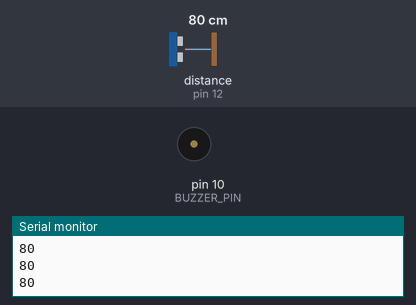
Bench run of a sketch on a simulated Arduino Uno, built with avr-gcc and run on an emulated ATmega328P. Parts: buzzer (waves = sounding), the last lines printed to the serial monitor. The test bench sets the inputs (shaded band); at power-on: distance to the obstacle (sensor on pin 12) 80 cm. The echo pulse lasts 58.3 µs per cm.

Above: at 2.2 s.
2.3 s: distance to the obstacle (sensor on pin 12) set to 53 cm
3.8 s: distance to the obstacle (sensor on pin 12) set to 47 cm
At 5.0 s:
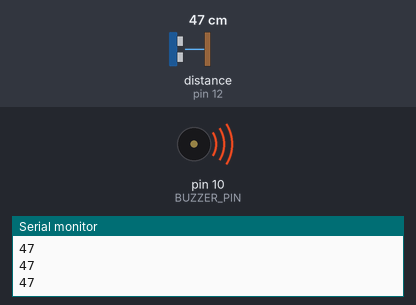
5.3 s: distance to the obstacle (sensor on pin 12) set to 7 cm
6.8 s: distance to the obstacle (sensor on pin 12) set to 4 cm
9.8 s: distance to the obstacle (sensor on pin 12) set to 9 cm
At 10.6 s:
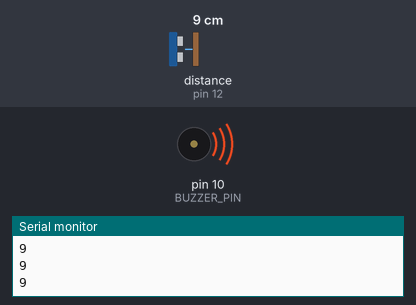
11.4 s: distance to the obstacle (sensor on pin 12) set to 60 cm
Timing chart, 0 to 14.0 s (numbered marks = the images above; inputs shaded):
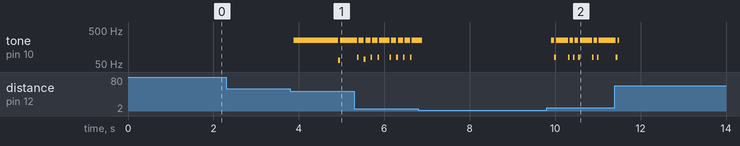

Measured:
- the behaviour switches between 51 and 50 cm on distance to the obstacle (sensor on pin 12) (found by bisection; images 0 and 1)
- after the input at 3.8 s, tone on pin 10 (BUZZER_PIN): silent → 249 Hz after 0.08 s, → 65 Hz 1.0 s later, → 249 Hz 0.04 s later
- after the input at 9.8 s, tone on pin 10 (BUZZER_PIN): plays 249 Hz for 0.08 s, 78 Hz for 0.04 s, 249 Hz for 0.28 s, 78 Hz for 0.04 s, 249 Hz for 0.08 s, 78 Hz for 0.04 s … (13 notes in this stretch), starting after 0.10 s

The sketch:

parking.ino
```cpp
#include <SR04.h>

#define MIN_DISTANCE 5
#define MAX_DISTANCE 50

#define BUZZER_PIN 10
#define ECHO_PIN 11
#define TRIG_PIN 12

SR04 sr04 = SR04(ECHO_PIN,TRIG_PIN);
long distanceInCm;

void setup() {

  // Provide an output channel for the serial data
  Serial.begin(9600);

  // Initialise the buzzer pin as an output
  pinMode(BUZZER_PIN,OUTPUT);

  // Wait 1 second
  delay(1000);
}

void loop() {

  unsigned char i;

  // Record the measured distance
  distanceInCm=sr04.Distance();

  // Output the distance
  Serial.println(distanceInCm);

  // If an object is less than a metre and a half away
  if((distanceInCm<=MAX_DISTANCE)&&(distanceInCm>MIN_DISTANCE)){

    // Output a frequency
    for(i=0;i<(distanceInCm);i++)
    {
      digitalWrite(BUZZER_PIN,HIGH);
      delay(2);
      digitalWrite(BUZZER_PIN,LOW);
      delay(2);
    }
  } else if (distanceInCm<=MIN_DISTANCE){

    while(sr04.Distance()<=MIN_DISTANCE){
      // Beep solidly
      digitalWrite(BUZZER_PIN,HIGH);
      delay(2);
      digitalWrite(BUZZER_PIN,LOW);
      delay(2);
    }
  }
}
```
